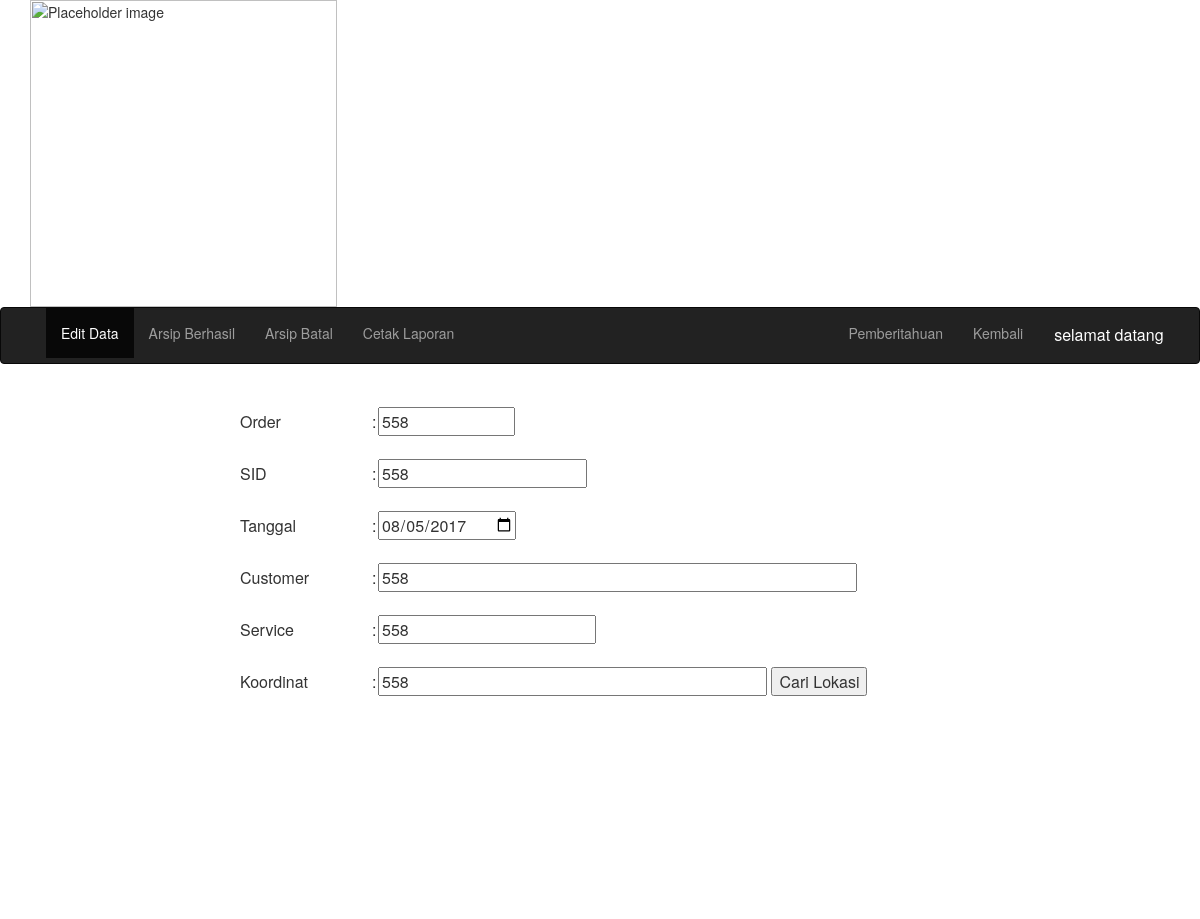
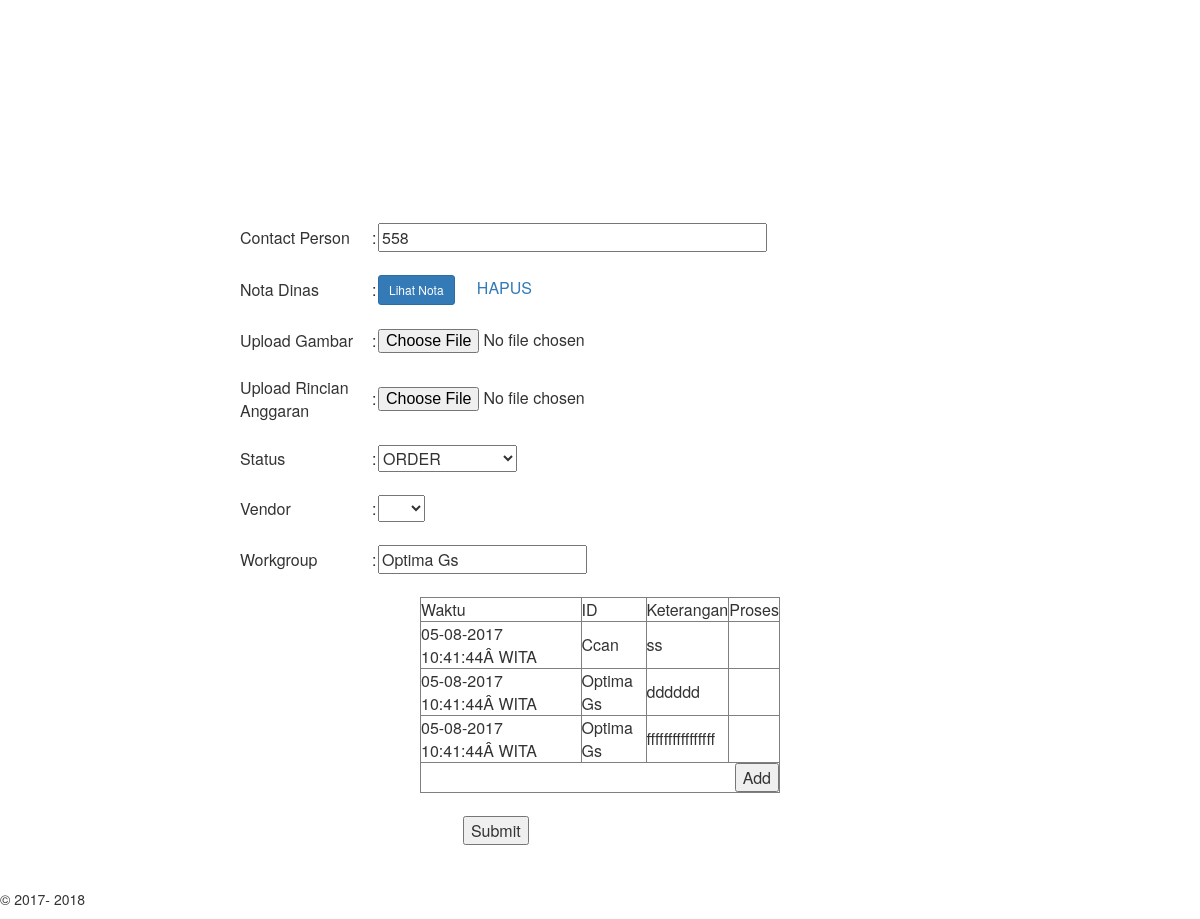
Page /CCAN/Edit_Order.php?ni=5 on the committed database (2 pictures, top to bottom).
### tables this page shows
CREATE TABLE `ccan` (
  `no` int(11) NOT NULL AUTO_INCREMENT,
  `od` varchar(11) NOT NULL,
  `sid` varchar(20) NOT NULL,
  `tgl` date NOT NULL,
  `cus` varchar(255) NOT NULL,
  `service` varchar(50) NOT NULL,
  `koor` varchar(50) NOT NULL,
  `cp` varchar(50) NOT NULL,
  `nota` varchar(255) NOT NULL,
  `wk` varchar(255) NOT NULL,
  `stts` varchar(25) NOT NULL,
  `waktu_ccan` timestamp NOT NULL DEFAULT CURRENT_TIMESTAMP ON UPDATE CURRENT_TIMESTAMP,
  PRIMARY KEY (`no`)
);

CREATE TABLE `vendor` (
  `id_v` int(11) NOT NULL AUTO_INCREMENT,
  `time` varchar(60) NOT NULL,
  `id` varchar(50) NOT NULL,
  `ket` varchar(255) NOT NULL,
  `stts_v` varchar(255) NOT NULL,
  `wk_v` varchar(255) NOT NULL,
  `no_ccanw` int(11) NOT NULL,
  `waktu_ven` timestamp NOT NULL DEFAULT CURRENT_TIMESTAMP ON UPDATE CURRENT_TIMESTAMP,
  PRIMARY KEY (`id_v`)
);

### CCAN/Edit_Order.php (the view, shortened to what this page needs)
<?php
$namamu = $_SESSION[ 'usernamel' ];
$namamu = ucwords( strtolower( $namamu ) );
if ( isset( $_GET[ 'ni' ] ) ) {
	$id = $_GET[ 'ni' ];
	$query_e = mysql_query( 'SELECT ccan.*, optima.* FROM ccan LEFT JOIN optima ON ccan.no=optima.no_ccan WHERE ccan.no = "' . $id . '" AND ccan.stts NOT LIKE "%Close 2%" ORDER BY ccan.tgl ASC' )or die( mysql_error() );
	$_data = mysql_fetch_array( $query_e );
	$no = $_data[ 'no' ];
	$ord = $_data[ 'od' ];
	$sd = $_data[ 'sid' ];
	$tanggal = $_data[ 'tgl' ];
	$cus = $_data[ 'cus' ];
	$serv = $_data[ 'service' ];
	$ko = $_data[ 'koor' ];
	$cp = $_data[ 'cp' ];
	$nota = $_data[ 'nota' ];
	$gambar = $_data[ 'gambar' ];
	$rab = $_data[ 'rab' ];
	$vendor = $_data[ 'vdr' ];
	$wk = $_data[ 'wk' ];
	$stts = $_data[ 'stts' ];
	$tahun = substr( $tanggal, 0, 4 );
	$bulan = substr( $tanggal, 5, 2 );
	$tgl = substr( $tanggal, 8, 2 );
	$hasil = $tahun . "-" . $bulan . "-" . $tgl;
	$tglup = date( 'Y-m-d', strtotime( $hasil ) );
	$hasil = $tglup;
}
?>
<html>
<head>
	<link rel="stylesheet" href="../css/bootstrap-3.3.7.css"/>
	<link href="../css/styleS.css" rel="stylesheet" type="text/css">
	<link rel="stylesheet" href="../css/bootstrap-3.3.7.css"/>
	<link href="../css/styleS.css" rel="stylesheet" type="text/css">
</head>
<body>
	<div class="container">
		<img src="../images/Logo-Telkom-Indonesia-transparent-background.png" alt="Placeholder image" width="307" class="img-responsive">
	</div>
	<nav class="navbar navbar-inverse">
		<div class="container-fluid">
			<div class="collapse navbar-collapse" id="inverseNavbar1">
				<ul class="nav navbar-nav">
					<a class="navbar-brand" href="#"></a>
					<li class="active">
						<a href="#">Edit Data</a>
					</li>
					<li>
						<a href=Arsip.php>Arsip Berhasil</a>
					</li>
					<li>
						<a href=arsip_cancel.php>Arsip Batal</a>
					</li>
					<li>
						<a href=laporan_3.php>Cetak Laporan</a>
					</li>
				</ul>
				<ul class="nav navbar-nav navbar-right">
					<li class="dropdown">
						<a href="#" class="dropdown-toggle" data-toggle="dropdown"><span class="label label-pill label-danger count"></span>Pemberitahuan</a>
					</li>
					<li>
						<a href="detailCCAN.php?ni=<?php echo $no;?>" onclick="return backask();">Kembali</a>
					</li>
					<div class="dropdown">
						<button class="dropbtn">selamat datang&nbsp;<?php echo $namamu ?></button>
					</div>
				</ul>
			</div>
		</div>
	</nav>
	<form id="form1" name="form1" method="post" action="../Config/update_COV.php" enctype="multipart/form-data" onsubmit="return confirm('Apakah Anda Yakin Untuk Menyimpan Data Ini?');">
		<table width="60%" border="0" align="center">
			<tbody>
				<tr>
					<td>&nbsp;</td>
					<td>&nbsp;</td>
					<td>&nbsp;</td>
				</tr>
				<tr>
					<td>Order</td>
					<td>:</td>
					<td><input name="order" type="text" required id="order" placeholder="Nomor Order" value="<?php echo $ord; ?>" size="12" maxlength="11" onkeypress="return isNumberKey(event)">
					</td>
				</tr>
				<tr>
					<td>&nbsp;</td>
					<td>&nbsp;</td>
					<td>&nbsp;</td>
				</tr>
				<tr>
					<td>SID</td>
					<td>:</td>
					<td><input name="sid" type="text" required id="sid" placeholder="Nomor SID" value="<?php echo $sd; ?>" size="20" maxlength="19" onkeypress="return isNumberKey(event)">
					</td>
				</tr>
				<tr>
					<td>&nbsp;</td>
					<td>&nbsp;</td>
					<td>&nbsp;</td>
				</tr>
				<tr>
					<td>Tanggal</td>
					<td>:</td>
					<td><input name="tanggal" type="date" required id="tanggal" value="<?php echo $hasil; ?>">
					</td>
				</tr>
				<tr>
					<td>&nbsp;</td>
					<td>&nbsp;</td>
					<td>&nbsp;</td>
				</tr>
				<tr>
					<td>Customer</td>
					<td>:</td>
					<td><input name="kostumer" type="text" required id="kostumer" placeholder="Pelanggan" value="<?php echo $cus; ?>" size="50" maxlength="100">
					</td>
				</tr>
				<tr>
					<td>&nbsp;</td>
					<td>&nbsp;</td>
					<td>&nbsp;</td>
				</tr>
				<tr>
					<td>Service</td>
					<td>:</td>
					<td><input name="service" type="text" required id="service" placeholder="Nomor Service" value="<?php echo $serv; ?>" size="21" maxlength="20" onkeypress="return isNumberKey(event)">
					</td>
				</tr>
				<tr>
					<td>&nbsp;</td>
					<td>&nbsp;</td>
					<td>&nbsp;</td>
				</tr>
				<tr>
					<td>Koordinat</td>
					<td>:</td>
					<td><input name="koordinat" type="text" required="required" id="koordinat" placeholder="Nomor Koordinat" value="<?php echo $ko; ?>" size="40" maxlength="50">
						<input type="button" value="Cari Lokasi" onclick="codeAddress()">
					</td>
				</tr>
				<tr>
					<td>&nbsp;</td>
					<td>&nbsp;</td>
					<td>&nbsp;</td>
				</tr>
				<tr>
					<td>&nbsp;</td>
					<td>&nbsp;</td>
					<td>
						<div id="map_canvas" class="center"></div>
					</td>
				</tr>
				<tr>
					<td>&nbsp;</td>
					<td>&nbsp;</td>
					<td>&nbsp;</td>
				</tr>
				<tr>
					<td>Contact Person</td>
					<td>:</td>
					<td><input name="cp" type="text" required id="cp" placeholder="No. Telepon" value="<?php echo $cp; ?>" size="40" maxlength="40">
					</td>
				</tr>
				<tr>
					<td>&nbsp;</td>
					<td>&nbsp;</td>
					<td>&nbsp;</td>
				</tr>
				<tr>
					<td>Nota Dinas</td>
					<td>:</td>
					<?php
					if ( !empty( $nota ) ) {
						echo '
						<td><a href="../nota/' . $nota . '" class="btn btn-primary btn-sm" target="_blank">Lihat Nota</a>&nbsp;&nbsp;&nbsp;&nbsp;&nbsp;<a class="Hapus Gambar" href="../Config/hapus_nota.php?ni=' . $_data[ 'no_ccan' ] . '" onClick="return hapusask()">HAPUS</a></td>';
					} else {
						echo '
						<td>
						<input name="nota" type="file" accept=".pdf" id="nota">
						</td>';
					}
					?>
				</tr>
				<tr>
					<td>&nbsp;</td>
					<td>&nbsp;</td>
					<td>&nbsp;</td>
				</tr>
				<tr>
					<td width="132">Upload Gambar</td>
					<td width="6">:</td>
					<?php
					if ( !empty( $gambar ) ) {
						echo '
						<td><a href="../GambaUP/' . $gambar . '" class="btn btn-primary btn-sm" target="_blank">Lihat Gambar</a>&nbsp;&nbsp;&nbsp;&nbsp;&nbsp;<a class="Hapus Gambar" href="../Config/hapus_gambar_c.php?ni=' . $_data[ 'no_ccan' ] . '" onClick="return hapusask()">HAPUS</a></td>';
					} else {
						echo '
						<td>
						<input name="images" type="file" accept=".kml, .kmz" autofocus id="images">
						</td>';
					}
					?>
				</tr>
				<tr>
					<td>&nbsp;</td>
					<td>&nbsp;</td>
					<td>&nbsp;</td>
				</tr>
				<tr>
					<td>Upload Rincian Anggaran</td>
					<td>:</td>
					<?php
					if ( !empty( $rab ) ) {
						echo '
						<td><a href="../RAB/' . $rab . '" class="btn btn-primary btn-sm" target="_blank">Lihat Rancangan Biaya</a>&nbsp;&nbsp;&nbsp;&nbsp;&nbsp;<a class="Hapus Gambar" href="../Config/hapus_rab_c.php?ni=' . $_data[ 'no_ccan' ] . '" onClick="return hapusask()">HAPUS</a></td>';
					} else {
						echo '
						<td>
						<input name="rab" type="file" accept=".pdf, application/vnd.ms-excel, application/vnd.openxmlformats-officedocument.spreadsheetml.template, application/vnd.openxmlformats-officedocument.spreadsheetml.sheet" id="rab" value="ee">
						</td>';
					}
					?>
				</tr>
				<tr>
					<td>&nbsp;</td>
					<td>&nbsp;</td>
					<td>&nbsp;</td>
				</tr>
				<tr>
					<td>Status</td>
					<td>:</td>
					<td>
						<select name='status' required id='status' onchange="tampilkan();">
							<option value="<?php echo ucwords($stts); ?>"><?php echo strtoupper($stts); ?> </option>
						</select>
					</td>
				</tr>
				<tr>
					<td>&nbsp;</td>
					<td>&nbsp;</td>
					<td>&nbsp;</td>
				</tr>
				<tr>
					<div >
						<td>Vendor</td>
						<td>:</td>
						<td>
							<select name='vendor' id='vendor'>
								<?php
								$comb ="select distinct * from login WHERE vendor !='' ";
								$cb = mysql_query($comb)or die(mysql_error());
								while ($row = mysql_fetch_array($cb)) {
									echo "<option value ='".$vendor."'>".$vendor."</option>";
									echo "<option value ='".$row['vendor']."'>".$row['vendor']."</option>";
								}
								?>
							</select>
						</td>
					</div>
				</tr>
				<tr>
					<td>&nbsp;</td>
					<td>&nbsp;</td>
					<td>&nbsp;</td>
				</tr>
				<tr>
					<td>Workgroup</td>
					<td>:</td>
					<td><input name="wk" type="text" required id="wk" placeholder="Keterangan" value="<?php echo $wk; ?>" readonly>
					</td>
				</tr>
				<tr>
					<td>&nbsp;</td>
					<td>&nbsp;</td>
					<td>&nbsp;</td>
				</tr>
			</tbody>
		</table>
		<table border="1" id="tabelku" width="30%" align="center">
			<thead>
				<tr>
					<td>Waktu</td>
					<td>ID</td>
					<td>Keterangan</td>
					<td>Proses</td>
				</tr>
			</thead>
			<tbody>
				<?php
				$query_e_com = mysql_query( "SELECT * FROM vendor WHERE no_ccanw = $no order by no_ccanw" )or die( mysql_error() );
				while ( $data_e_com = mysql_fetch_array( $query_e_com ) ) {
					?>
					<tr>
						<td>
							<?php echo $data_e_com['time']; ?>
						</td>
						<td>
							<?php echo $data_e_com['id']; ?>
						</td>
						<td>
							<?php echo $data_e_com['ket']; ?>
						</td>
						<td>
						</td>
					</tr>
					<?php
				}
				?>
				<tr id="last">
					<td colspan="4" align="right"><button type="button" id="addRow">Add</button>
					</td>
				</tr>
			</tbody>
		</table>
		<table width="30%" border="0" align="center">
			<tbody>
				<tr>
					<td>&nbsp;</td>
					<td>&nbsp;</td>
					<td>&nbsp;</td>
				</tr>
				<tr>
					<td>&nbsp;</td>
					<td>&nbsp;</td>
					<td><input type="submit" name="submit" id="submit" value="Submit">
					</td>
				</tr>
			</tbody>
		</table>
	</form>
	<br/>
	<br/>
	<br/>
	<footer>&copy; 2017-
		<?php echo date("Y");?>
	</footer>
</body>
</html>

### css/styleS.css (style rules this page uses)
body footer { position: fixed; left: 0px; bottom: 0px; height: 30px; width: 100%; }
.dropbtn { background-color: #222222; color: white; padding: 16px; font-size: 16px; border: none; cursor: pointer; }
.dropdown { position: relative; display: inline-block; }

### CCAN/Edit_Order.php (style rules this page uses)
#map_canvas { margin: auto; height: 100%; width: 100%; padding: 200px; }

### rows in the picture
ccan: order "558", sid "558", tanggal "08/05/2017", kostumer "558", service "558", koordinat "558", cp "558", status "ORDER", wk "Optima Gs"
vendor: time "05-08-2017 10:41:44Â WITA", id "Ccan", ket "ss"
vendor: time "05-08-2017 10:41:44Â WITA", id "Optima Gs", ket "dddddd"
vendor: time "05-08-2017 10:41:44Â WITA", id "Optima Gs", ket "ffffffffffffffff"
